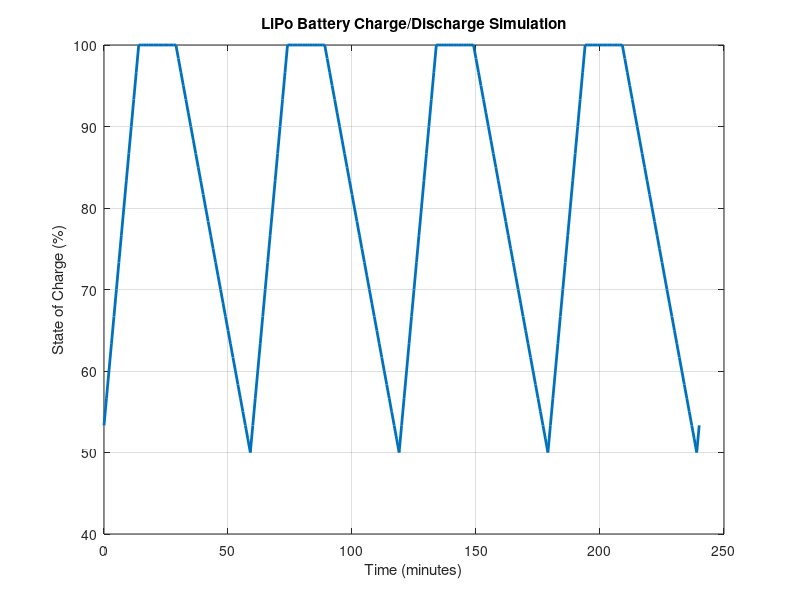

Write MATLAB code to recreate this figure.
% LiPo Battery Charge/Discharge Simulation
% haydaaa
% Parameters
capacity = 2000; % Battery capacity in mAh (milliampere-hour)
initial_SOC = 50; % Initial State of Charge in percentage (0-100)
charge_C_rate = 2; % Charging rate in C-rate (e.g., 1C means full charge in 1 hour)
discharge_C_rate = 1; % Discharging rate in C-rate (e.g., 0.5C means full discharge in 2 hours)
time_step = 1; % Time step in minutes
total_time = 240; % Total simulation time in minutes

% Convert capacity from mAh to Ah for calculations
capacity_Ah = capacity / 1000; 

% Initialize SOC
SOC = initial_SOC;

% Initialize time array
time = 0:time_step:total_time;

% Initialize SOC array
SOC_array = zeros(size(time));

% Simulation loop
for i = 1:length(time)
    % Check if charging or discharging
    if mod(time(i), 60) < 30 % Example: charge for 30 minutes every hour
        % Charging
        SOC = SOC + (charge_C_rate * capacity_Ah * (time_step / 60))  / capacity_Ah * 100;
    else
        % Discharging
        SOC = SOC - (discharge_C_rate * capacity_Ah * (time_step / 60)) / capacity_Ah * 100;
    end
    
    % Ensure SOC stays within bounds (0-100%)
    SOC = max(0, min(100, SOC));
    
    % Store SOC in array
    SOC_array(i) = SOC;
end

% Plot SOC over time
figure;
plot(time, SOC_array, 'LineWidth', 2);
xlabel('Time (minutes)');
ylabel('State of Charge (%)');
title('LiPo Battery Charge/Discharge Simulation');
grid on;

